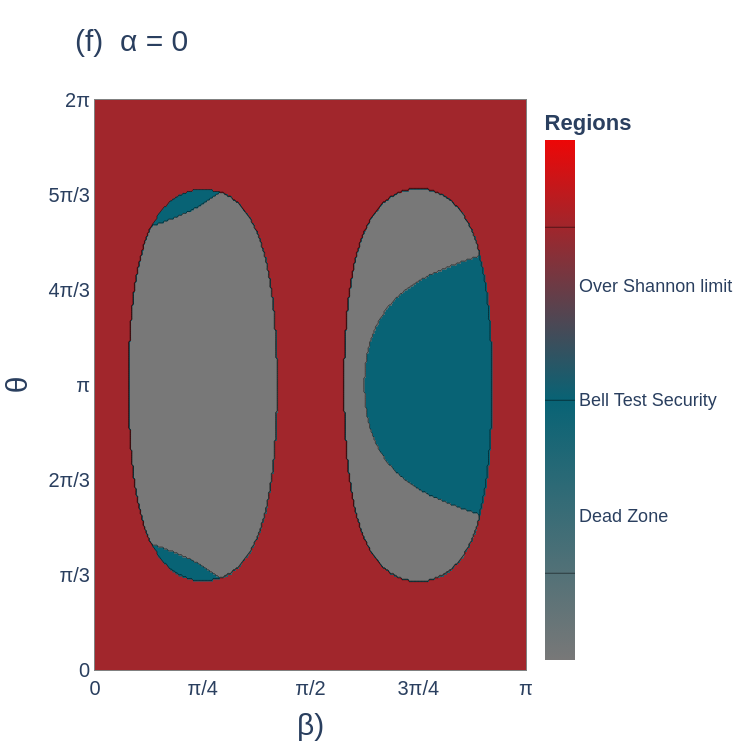
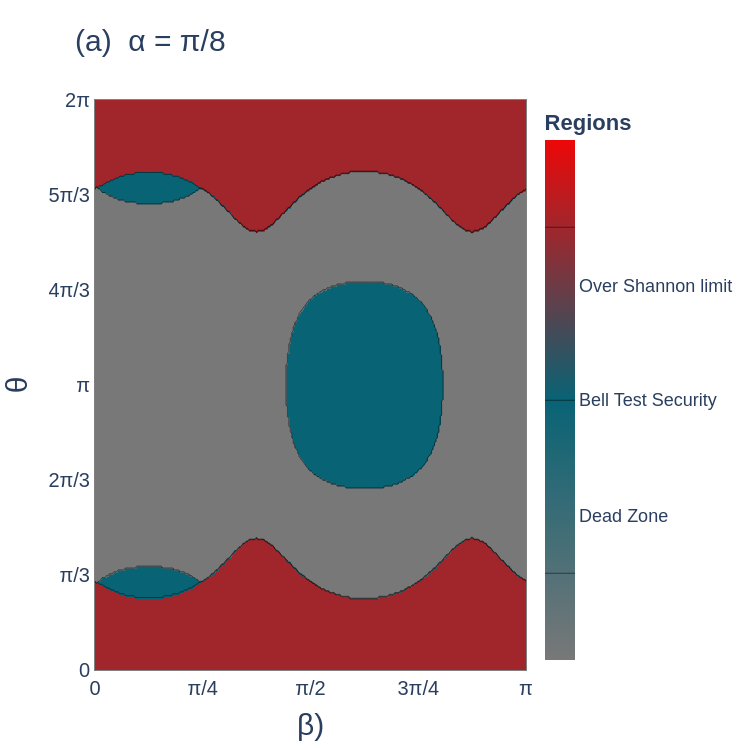
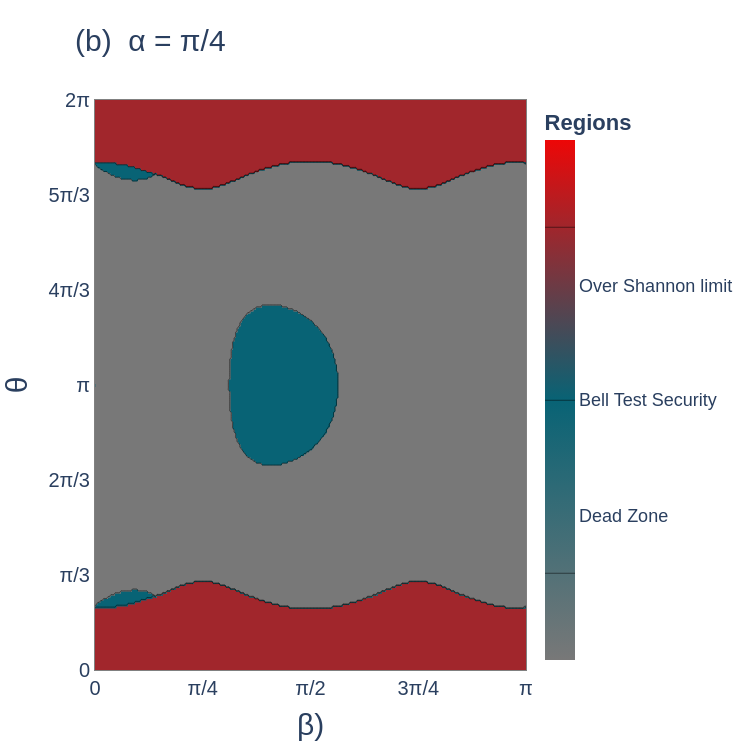
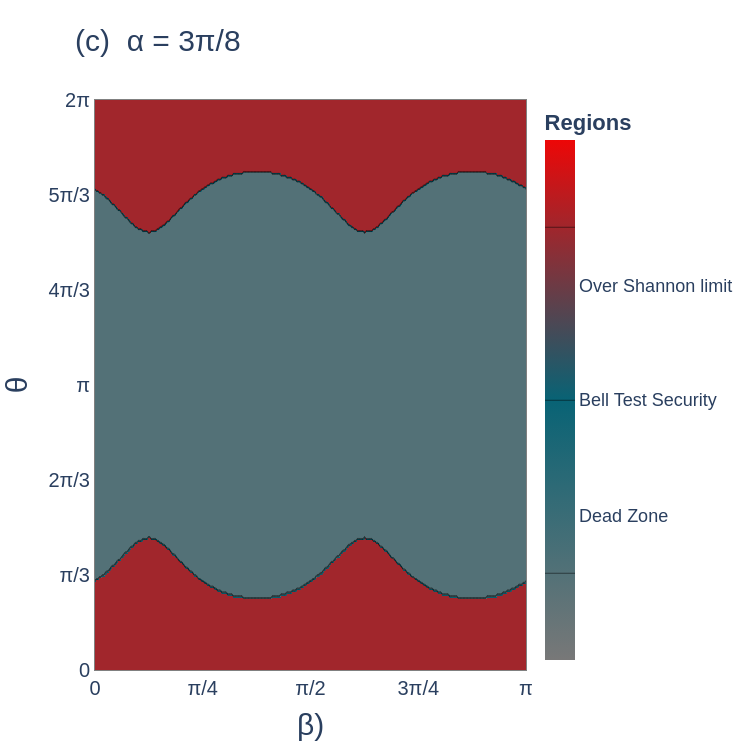

Notebook code cell kept with these figures, in order:
### Code cell
index = ['f','a','b','c','d']
for ell, label in enumerate(index):
    # ==========================================
    # 1. PARAMETERS & SETUP
    # ==========================================
    N = 300  # Grid resolution (NxN)
    alpha = ell*π / 8  # Example value for alpha
    
    # Example probabilities (Replace with your actual 'Pt' values)
    
    P_ent = 1.0
    
    if P_ent == 1.0:
        P_HH = P_HV = P_VH = P_VV = 0.0
    else:
        P_HH = 0.0030
        P_HV = 0.0138
        P_VH = 0.0278
        P_VV = 0.0447
    
    # DEFINING THE MAPπNG: You must adjust this to your specific framework
    def get_phis(alpha, beta):
        """Map alpha and beta to the phi angles used in the CR equation."""
        phi0 = 0
        phi1 = alpha/1
        phi2 = alpha/1+beta
        phi3 = 3*π/8
        return phi0, phi1, phi2, phi3
    
    # Shorthand trigonometric functions
    def C(x): return np.cos(x)
    def S(x): return np.sin(x)
    
    # ==========================================
    # 2. EQUATIONS
    # ==========================================
    def calc_P_corr(theta, alpha, beta):
        """Calculates P_Corr^T (Mixed)"""
        term1 = P_ent * 0.5 * (
            C(alpha)**4 + S(alpha)**4 + 2 * S(alpha)**2 * C(alpha)**2 * C(theta) +
            C(alpha+beta)**4 + S(alpha+beta)**4 + 2 * S(alpha+beta)**2 * C(alpha+beta)**2 * C(theta)
        )
        term2 = ((P_HH + P_VV) / 2) * (C(alpha)**4 + S(alpha)**4 + C(alpha+beta)**4 + S(alpha+beta)**4)
        term3 = (P_HV + P_VH) * (C(alpha)**2 * S(alpha)**2 + C(alpha+beta)**2 * S(alpha+beta)**2)
        return term1 + term2 + term3
    
    def calc_CR(theta, alpha, beta):
        """Calculates CR^M"""
        phi0, phi1, phi2, phi3 = get_phis(alpha, beta)
        
        term1 = P_ent * (
            C(theta) * (S(2*phi0)*(S(2*phi1) - S(2*phi3)) + S(2*phi2)*(S(2*phi3) + S(2*phi1))) +
            C(2*phi0)*(C(2*phi1) - C(2*phi3)) + C(2*phi2)*(C(2*phi3) + C(2*phi1))
        )
        term2 = (P_HH + P_VV - P_HV - P_VH) * (
            C(2*phi0)*(C(2*phi1) - C(2*phi3)) + C(2*phi2)*(C(2*phi3) + C(2*phi1))
        )
        return term1 + term2
    
    # ==========================================
    # 3. GRID GENERATION
    # ==========================================
    # x-axis: beta from 0 to π
    # y-axis: theta from 0 to 2*π
    beta_vals = np.linspace(0, π, N)
    theta_vals = np.linspace(0, 2 * π, N)
    beta_grid, theta_grid = np.meshgrid(beta_vals, theta_vals)
    
    P_corr_grid = calc_P_corr(theta_grid, alpha, beta_grid)
    CR_grid = calc_CR(theta_grid, alpha, beta_grid)
    
    # ==========================================
    # 4. REGION CLASSIFICATION
    # ==========================================
    # Find xi: minimum P_corr where CR >= 2
    cr_mask = CR_grid >= 2
    
    if np.any(cr_mask):
        xi = np.min(P_corr_grid[cr_mask])
        print(f"Calculated xi limit: {xi:.4f}")
    else:
        xi = 0
        print("Warning: No region satisfies CR >= 2 with the current parameters.")
    
    # Initialize the discrete regions grid
    Z_regions = np.zeros_like(P_corr_grid)
    
    min_limit = min(xi, 0.89)
    
    # Region 3.3: Opposite inequality of P_corr for the minimum between xi and 0.89
    Z_regions[P_corr_grid < min_limit] = 1 
    
    # Region 3.2: P_corr >= xi such that CR >= 2
    Z_regions[cr_mask] = 2 
    
    # Region 3.1: P_corr >= 0.89
    # (This overrides 3.2 if they overlap, keeπng the strict 0.89 boundary distinct)
    Z_regions[P_corr_grid >= 0.89] = 3 
    

    tick_font_size = 20
    legend_font_size = 20
    axes_label_font_size = 30
    title_fontsize = 30
    colorbar_tick_fontsize = 18
    font_family = "Arial"
    fig = go.Figure(data=go.Contour(
        z=Z_regions,
        x=beta_vals,
        y=theta_vals,
        colorscale=[
            [0.0, '#787878'],  # dead zone
            [0.5, '#086375'],  # bell test possible
            [1.0, '#ed0707']   # over Shannon limit
        ],
        contours=dict(
            start=1,
            end=3,
            size=1,
            coloring='heatmap'
        ),
        colorbar=dict(
            title="<b>Regions</b>",
            tickfont=dict(size=colorbar_tick_fontsize, family=font_family),
            tickmode='array',
            tickvals=[1.33, 2, 2.66], # Centered ticks for a 3-color scale
            ticktext=[
                'Dead Zone',            # Replaces generic Region 3.3 text
                'Bell Test Security',   # Replaces generic Region 3.2 text
                'Over Shannon limit'    # Replaces generic Region 3.1 text
            ]
        )
    ))

    alpha_val = (alpha/ np.pi)
    a_num, a_den = alpha_val.as_integer_ratio()
    
    if a_num == 0:
        a_str = "0"
        a_str_file = "0"
    elif a_num == 1:
        if a_den ==1:
            a_str = f"π"
            a_str_file = f"pi"
        else:
            a_str = f"π/{a_den}"
            a_str_file = f"pi_{a_den}"
    else:
        if a_den ==1:
            a_str = f"π"
            a_str_file = f"pi"
        else:
            a_str = f"{a_num}π/{a_den}"
            a_str_file = f"{a_num}pi_{a_den}"
    
    fig.update_layout(
        yaxis=dict(
            title=dict(
                text='θ',
                font=dict(size=axes_label_font_size, family=font_family)
            ), 
            tickfont=dict(size=tick_font_size, family=font_family),                    
            tickmode='array',
            tickvals=[0, np.pi/3, 2*np.pi/3, np.pi, 4*np.pi/3, 5*np.pi/3, 2*np.pi],
                    ticktext=['0', 'π/3', '2π/3', 'π', '4π/3', '5π/3', '2π'],
            range=[0, 2*π],
            showgrid=True, gridcolor='lightgray',zeroline=True,
            showline=True, linewidth=1, linecolor='gray', mirror=True
        ),
        xaxis=dict(
            title=dict(
                text='β)',  # Update y-axis label as needed
                font=dict(size=axes_label_font_size, family=font_family)
            ),
            tickfont=dict(size=tick_font_size, family=font_family),
            tickmode='array',
            tickvals=[0, np.pi/4, np.pi/2, 3*np.pi/4, np.pi],
                    ticktext=['0', 'π/4', 'π/2', '3π/4', 'π'],
            showgrid=True, gridcolor='lightgray',
            showline=True, linewidth=1, linecolor='gray', mirror=True,
        ),
        title=dict(
            text=f"({label})\t\tα = {a_str}",
            font=dict(size=title_fontsize, family=font_family),
            x=0.1, 
            y=0.96
        ),
        autosize=False,
        width=750,
        height=750,
        plot_bgcolor='white',
        paper_bgcolor='white',
        font=dict(size=14)
    )
    
    fig.show()
    fig.write_image(f"FigS2{label}.pdf")

### Figure 1 — Plotly figure (JSON) as saved in the notebook; plotly's stock layout.template omitted (floating-point values rounded to 4 significant figures; data arrays with more than 128 entries replaced by an {"elided": "..."} marker saying what was removed)
{"data": [{"colorbar": {"tickfont": {"family": "Arial", "size": 18}, "tickmode": "array", "ticktext": ["Dead Zone", "Bell Test Security", "Over Shannon limit"], "tickvals": [1.33, 2, 2.66], "title": {"text": "<b>Regions</b>"}}, "colorscale": [[0, "#787878"], [0.5, "#086375"], [1, "#ed0707"]], "contours": {"coloring": "heatmap", "end": 3, "size": 1, "start": 1}, "type": "contour", "x": {"elided": "300 float values"}, "y": {"elided": "300 float values"}, "z": {"elided": "300x300 float values"}}], "layout": {"autosize": false, "font": {"size": 14}, "height": 750, "paper_bgcolor": "white", "plot_bgcolor": "white", "title": {"font": {"family": "Arial", "size": 30}, "text": "(f)\t\tα = 0", "x": 0.1, "y": 0.96}, "width": 750, "xaxis": {"gridcolor": "lightgray", "linecolor": "gray", "linewidth": 1, "mirror": true, "showgrid": true, "showline": true, "tickfont": {"family": "Arial", "size": 20}, "tickmode": "array", "ticktext": ["0", "π/4", "π/2", "3π/4", "π"], "tickvals": [0, 0.7854, 1.571, 2.356, 3.142], "title": {"font": {"family": "Arial", "size": 30}, "text": "β)"}}, "yaxis": {"gridcolor": "lightgray", "linecolor": "gray", "linewidth": 1, "mirror": true, "range": [0, 6.283], "showgrid": true, "showline": true, "tickfont": {"family": "Arial", "size": 20}, "tickmode": "array", "ticktext": ["0", "π/3", "2π/3", "π", "4π/3", "5π/3", "2π"], "tickvals": [0, 1.047, 2.094, 3.142, 4.189, 5.236, 6.283], "title": {"font": {"family": "Arial", "size": 30}, "text": "θ"}, "zeroline": true}}}

### Figure 2 — Plotly figure (JSON) as saved in the notebook; plotly's stock layout.template omitted (floating-point values rounded to 4 significant figures; data arrays with more than 128 entries replaced by an {"elided": "..."} marker saying what was removed)
{"data": [{"colorbar": {"tickfont": {"family": "Arial", "size": 18}, "tickmode": "array", "ticktext": ["Dead Zone", "Bell Test Security", "Over Shannon limit"], "tickvals": [1.33, 2, 2.66], "title": {"text": "<b>Regions</b>"}}, "colorscale": [[0, "#787878"], [0.5, "#086375"], [1, "#ed0707"]], "contours": {"coloring": "heatmap", "end": 3, "size": 1, "start": 1}, "type": "contour", "x": {"elided": "300 float values"}, "y": {"elided": "300 float values"}, "z": {"elided": "300x300 float values"}}], "layout": {"autosize": false, "font": {"size": 14}, "height": 750, "paper_bgcolor": "white", "plot_bgcolor": "white", "title": {"font": {"family": "Arial", "size": 30}, "text": "(a)\t\tα = π/8", "x": 0.1, "y": 0.96}, "width": 750, "xaxis": {"gridcolor": "lightgray", "linecolor": "gray", "linewidth": 1, "mirror": true, "showgrid": true, "showline": true, "tickfont": {"family": "Arial", "size": 20}, "tickmode": "array", "ticktext": ["0", "π/4", "π/2", "3π/4", "π"], "tickvals": [0, 0.7854, 1.571, 2.356, 3.142], "title": {"font": {"family": "Arial", "size": 30}, "text": "β)"}}, "yaxis": {"gridcolor": "lightgray", "linecolor": "gray", "linewidth": 1, "mirror": true, "range": [0, 6.283], "showgrid": true, "showline": true, "tickfont": {"family": "Arial", "size": 20}, "tickmode": "array", "ticktext": ["0", "π/3", "2π/3", "π", "4π/3", "5π/3", "2π"], "tickvals": [0, 1.047, 2.094, 3.142, 4.189, 5.236, 6.283], "title": {"font": {"family": "Arial", "size": 30}, "text": "θ"}, "zeroline": true}}}

### Figure 3 — Plotly figure (JSON) as saved in the notebook; plotly's stock layout.template omitted (floating-point values rounded to 4 significant figures; data arrays with more than 128 entries replaced by an {"elided": "..."} marker saying what was removed)
{"data": [{"colorbar": {"tickfont": {"family": "Arial", "size": 18}, "tickmode": "array", "ticktext": ["Dead Zone", "Bell Test Security", "Over Shannon limit"], "tickvals": [1.33, 2, 2.66], "title": {"text": "<b>Regions</b>"}}, "colorscale": [[0, "#787878"], [0.5, "#086375"], [1, "#ed0707"]], "contours": {"coloring": "heatmap", "end": 3, "size": 1, "start": 1}, "type": "contour", "x": {"elided": "300 float values"}, "y": {"elided": "300 float values"}, "z": {"elided": "300x300 float values"}}], "layout": {"autosize": false, "font": {"size": 14}, "height": 750, "paper_bgcolor": "white", "plot_bgcolor": "white", "title": {"font": {"family": "Arial", "size": 30}, "text": "(b)\t\tα = π/4", "x": 0.1, "y": 0.96}, "width": 750, "xaxis": {"gridcolor": "lightgray", "linecolor": "gray", "linewidth": 1, "mirror": true, "showgrid": true, "showline": true, "tickfont": {"family": "Arial", "size": 20}, "tickmode": "array", "ticktext": ["0", "π/4", "π/2", "3π/4", "π"], "tickvals": [0, 0.7854, 1.571, 2.356, 3.142], "title": {"font": {"family": "Arial", "size": 30}, "text": "β)"}}, "yaxis": {"gridcolor": "lightgray", "linecolor": "gray", "linewidth": 1, "mirror": true, "range": [0, 6.283], "showgrid": true, "showline": true, "tickfont": {"family": "Arial", "size": 20}, "tickmode": "array", "ticktext": ["0", "π/3", "2π/3", "π", "4π/3", "5π/3", "2π"], "tickvals": [0, 1.047, 2.094, 3.142, 4.189, 5.236, 6.283], "title": {"font": {"family": "Arial", "size": 30}, "text": "θ"}, "zeroline": true}}}

### Figure 4 — Plotly figure (JSON) as saved in the notebook; plotly's stock layout.template omitted (floating-point values rounded to 4 significant figures; data arrays with more than 128 entries replaced by an {"elided": "..."} marker saying what was removed)
{"data": [{"colorbar": {"tickfont": {"family": "Arial", "size": 18}, "tickmode": "array", "ticktext": ["Dead Zone", "Bell Test Security", "Over Shannon limit"], "tickvals": [1.33, 2, 2.66], "title": {"text": "<b>Regions</b>"}}, "colorscale": [[0, "#787878"], [0.5, "#086375"], [1, "#ed0707"]], "contours": {"coloring": "heatmap", "end": 3, "size": 1, "start": 1}, "type": "contour", "x": {"elided": "300 float values"}, "y": {"elided": "300 float values"}, "z": {"elided": "300x300 float values"}}], "layout": {"autosize": false, "font": {"size": 14}, "height": 750, "paper_bgcolor": "white", "plot_bgcolor": "white", "title": {"font": {"family": "Arial", "size": 30}, "text": "(c)\t\tα = 3π/8", "x": 0.1, "y": 0.96}, "width": 750, "xaxis": {"gridcolor": "lightgray", "linecolor": "gray", "linewidth": 1, "mirror": true, "showgrid": true, "showline": true, "tickfont": {"family": "Arial", "size": 20}, "tickmode": "array", "ticktext": ["0", "π/4", "π/2", "3π/4", "π"], "tickvals": [0, 0.7854, 1.571, 2.356, 3.142], "title": {"font": {"family": "Arial", "size": 30}, "text": "β)"}}, "yaxis": {"gridcolor": "lightgray", "linecolor": "gray", "linewidth": 1, "mirror": true, "range": [0, 6.283], "showgrid": true, "showline": true, "tickfont": {"family": "Arial", "size": 20}, "tickmode": "array", "ticktext": ["0", "π/3", "2π/3", "π", "4π/3", "5π/3", "2π"], "tickvals": [0, 1.047, 2.094, 3.142, 4.189, 5.236, 6.283], "title": {"font": {"family": "Arial", "size": 30}, "text": "θ"}, "zeroline": true}}}
